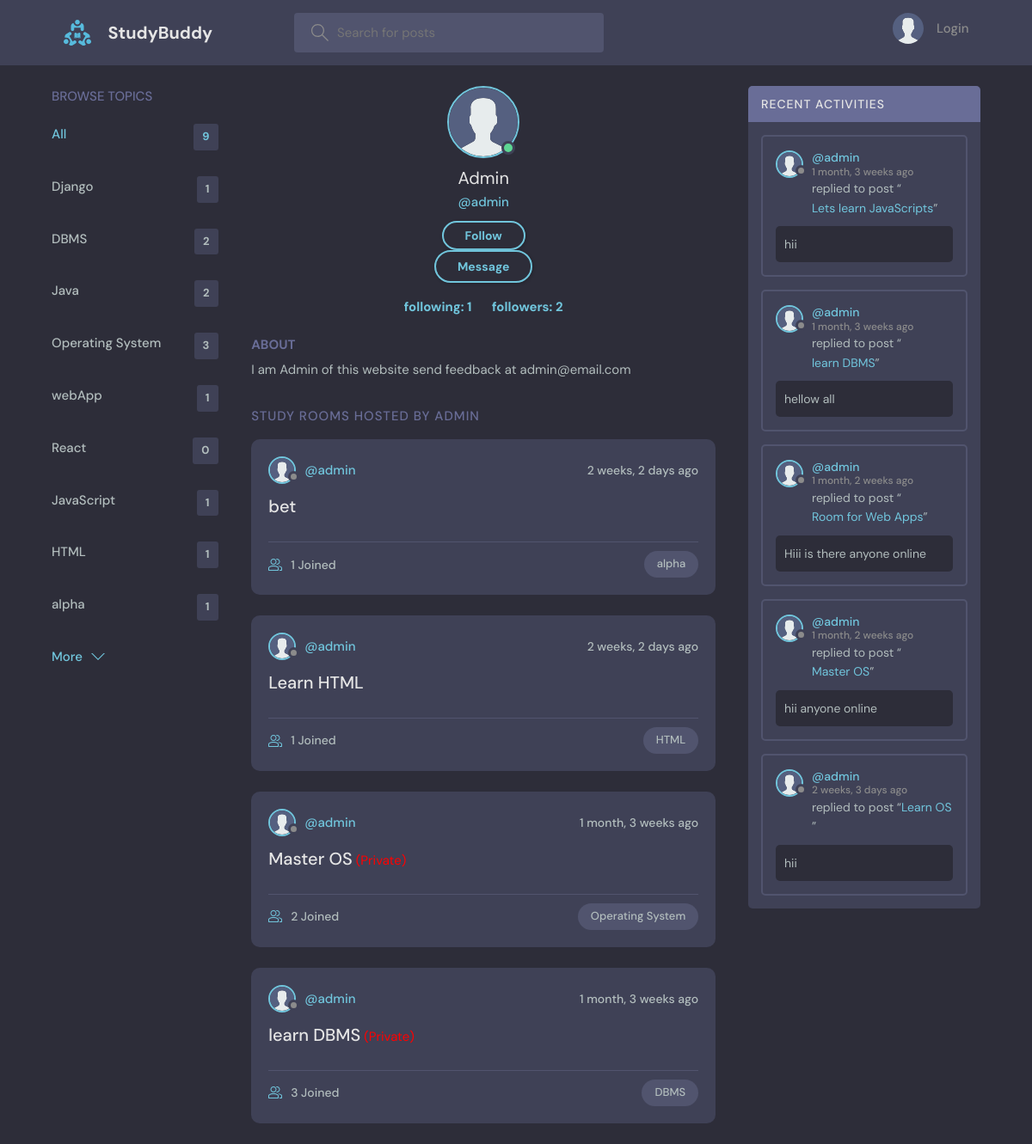
The app's page /profile/2/ with its own data.
### base/models.py (models this page shows, shortened)
class Topic(models.Model):
    name = models.CharField(max_length=200)

class User(AbstractUser):
    name = models.CharField(max_length=200, null=True)
    email = models.EmailField(unique=True, null=True)
    bio = models.TextField(null=True)
    avatar = models.ImageField(null=True, default="avatar.svg")
    USERNAME_FIELD = 'email'
    REQUIRED_FIELDS = ['username']  # Add 'username' to REQUIRED_FIELDS

class Room(models.Model):
    host = models.ForeignKey(User, on_delete=models.SET_NULL, null=True)
    topic = models.ForeignKey(Topic, on_delete=models.SET_NULL, null=True)
    name = models.CharField(max_length=200)
    description = models.TextField(null=True, blank=True)
    participants = models.ManyToManyField(
        User, related_name='participants', blank=True)
    updated = models.DateTimeField(auto_now=True)
    created = models.DateTimeField(auto_now_add=True)
    private=models.BooleanField(default=False)
    class Meta:
        ordering = ['-updated', '-created']
    def __str__(self):
        return self.name

class Message(models.Model):
    user = models.ForeignKey(User, on_delete=models.CASCADE)
    room = models.ForeignKey(Room, on_delete=models.CASCADE)
    body = models.TextField()
    updated = models.DateTimeField(auto_now=True)
    created = models.DateTimeField(auto_now_add=True)
    class Meta:
        ordering = ['updated', 'created']

### base/views.py (the view, shortened to what this page needs)
# urls.py: path('profile/<str:pk>/', views.userProfile, name="user-profile"),
def userProfile(request, pk):
    user = User.objects.get(id=pk)
    rooms = user.room_set.all()
    room_messages = user.message_set.all()
    topics = Topic.objects.all()
    try:
        follow = Follow.objects.get(followed=user)
    except Follow.DoesNotExist:
        follow = Follow.objects.create(followed=user)
    is_following= request.user in follow.followers.all()
    followers_count=follow.followers.count()
    following_count = user.followers.count()
    context = {'user': user, 'rooms': rooms,
               'room_messages': room_messages, 'topics': topics,'follow':follow,'is_following':is_following,'followers_count':followers_count,'following_count':following_count}
    return render(request, 'base/profile.html', context)

### base/templates/base/profile.html (shortened to what this page needs)
{% extends 'main.html' %}
{% block content %}
<main class="profile-page layout layout--3">
  <div class="container">
    {% include 'base/topics_component.html' %}
    <div class="roomList">
      <div class="profile">
        <div class="profile__avatar">
          <div class="avatar avatar--large active">
            <img src="{{user.avatar.url}}" />
          </div>
        </div>
        <div class="profile__info">
          <h3>{{user.name}}</h3>
          <p>@{{user.username}}</p>
          {% if request.user == user %}
          <a href="{% url 'update-user' %}" class="btn btn--main btn--pill">Edit Profile</a>
          {% else %}
            {% if not is_following %}
            <form class="form" method="POST" action="">
              <div class="for__group">
                  <input class="btn btn--main btn--pill" type="submit" value="Follow" />
              </div>
            </form>
            {% endif %}
            <a href="{% url 'dm' user.id %}" class="btn btn--main btn--pill">Message</a>
          {% endif %}
          <h5 style="margin-top: 16px;">
            <a href="{% url 'following' user.id %}" style="margin-right: 20px;"> following: {{following_count}} </a>
            <a href="{% url 'followers' user.id %}"> followers: {{followers_count}} </a>
           </h5>
        </div>
        <div class="profile__about">
          <h3>About</h3>
          <p>
            {{user.bio}}
          </p>
        </div>
      </div>
      <div class="roomList__header">
        <div>
          <h2>Study Rooms Hosted by {{user.name}} </a>
          </h2>
        </div>
      </div>
      {% include 'base/feed_component.html' %}
    </div>
    {% include 'base/activity_component.html' %}
  </div>
</main>
{% endblock content %}

### base/templates/base/topics_component.html
<div class="topics">
    <div class="topics__header">
        <h2>Browse Topics</h2>
    </div>
    <ul class="topics__list">
        <li>
            <a href="{% url 'home' %}" class="active">All <span>{{topics.count}}</span></a>
        </li>
        {% for topic in topics %}
        <li>
            <a href="{% url 'home' %}?q={{topic.name}}">{{topic.name}}<span>{{topic.room_set.all.count}}</span></a>
        </li>
        {% endfor %}
    </ul>
    <a class="btn btn--link" href="{% url 'topics' %}">
        More
        <svg version="1.1" xmlns="http://www.w3.org/2000/svg" width="32" height="32" viewBox="0 0 32 32">
            <title>chevron-down</title>
            <path d="M16 21l-13-13h-3l16 16 16-16h-3l-13 13z"></path>
        </svg>
    </a>
</div>

### base/templates/base/feed_component.html (shortened to what this page needs)
{% for room in rooms %}
<div class="roomListRoom">
    <div class="roomListRoom__header">
        <a href="{% url 'user-profile' room.host.id %}" class="roomListRoom__author">
            <div class="avatar avatar--small">
                <img src="{{room.host.avatar.url}}" />
            </div>
            <span>@{{room.host.username}}</span>
        </a>
        <div class="roomListRoom__actions">
            <span>{{room.created|timesince}} ago</span>
        </div>
    </div>
    <div class="roomListRoom__content">
        <a href="{% url 'room' room.id %}">{{room.name}}</a>
        {% if room.private %}
        <small style="color: red;"> (Private) </small>
        {% endif %}
    </div>
    <div class="roomListRoom__meta">
        <a href="{% url 'room' room.id %}" class="roomListRoom__joined">
            {{room.participants.all.count}} Joined
        </a>
        <p class="roomListRoom__topic">{{room.topic.name}}</p>
    </div>
</div>
{% endfor %}

### base/templates/base/activity_component.html (shortened to what this page needs)
<div class="activities">
    <div class="activities__header">
        <h2>Recent Activities</h2>
    </div>
    {% for message in room_messages %}
    <div class="activities__box">
        <div class="activities__boxHeader roomListRoom__header">
            <a href="{% url 'user-profile' message.user.id %}" class="roomListRoom__author">
                <div class="avatar avatar--small">
                    <img src="{{message.user.avatar.url}}" />
                </div>
                <p>
                    @{{message.user.username}}
                    <span>{{message.created|timesince}} ago</span>
                </p>
            </a>
        </div>
        <div class="activities__boxContent">
            <p>replied to post “<a href="{% url 'room' message.room.id %}">{{message.room}}</a>”</p>
            <div class="activities__boxRoomContent">{{message.body}}</div>
        </div>
    </div>
    {% endfor %}
</div>

### records on screen
Topic: name "Django", room_set.all.count "1"
Topic: name "DBMS", room_set.all.count "2"
Topic: name "Java", room_set.all.count "2"
Topic: name "Operating System", room_set.all.count "3"
Topic: name "webApp", room_set.all.count "1"
Topic: name "React", room_set.all.count "0"
Topic: name "JavaScript", room_set.all.count "1"
Topic: name "HTML", room_set.all.count "1"
Topic: name "alpha", room_set.all.count "1"
User: avatar (placeholder picture), name "Admin", username "admin", bio "I am Admin of this website send feedback at admin@email.com", name "ADMIN"
Room: host.avatar (placeholder picture), host.username "admin", created "2 weeks, 2 days", name "bet", participants.all.count "1", topic.name "alpha"
Room: host.avatar (placeholder picture), host.username "admin", created "2 weeks, 2 days", name "Learn HTML", participants.all.count "1", topic.name "HTML"
Room: host.avatar (placeholder picture), host.username "admin", created "1 month, 3 weeks", name "Master OS", participants.all.count "2", topic.name "Operating System"
Room: host.avatar (placeholder picture), host.username "admin", created "1 month, 3 weeks", name "learn DBMS", participants.all.count "3", topic.name "DBMS"
Message: user.avatar (placeholder picture), user.username "admin", created "1 month, 3 weeks", room "Lets learn JavaScripts", body "hii"
Message: user.avatar (placeholder picture), user.username "admin", created "1 month, 3 weeks", room "learn DBMS", body "hellow all"
Message: user.avatar (placeholder picture), user.username "admin", created "1 month, 2 weeks", room "Room for Web Apps", body "Hiii is there anyone online"
Message: user.avatar (placeholder picture), user.username "admin", created "1 month, 2 weeks", room "Master OS", body "hii anyone online"
Message: user.avatar (placeholder picture), user.username "admin", created "2 weeks, 3 days", room "Learn OS", body "hii"

### other values on screen
{{ topics.count }} "9"
{{ following_count }} "1"
{{ followers_count }} "2"
